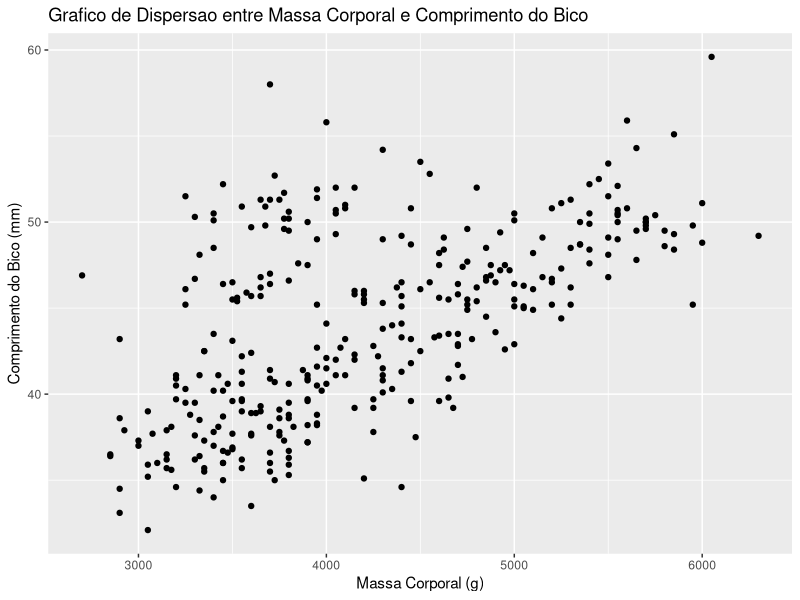
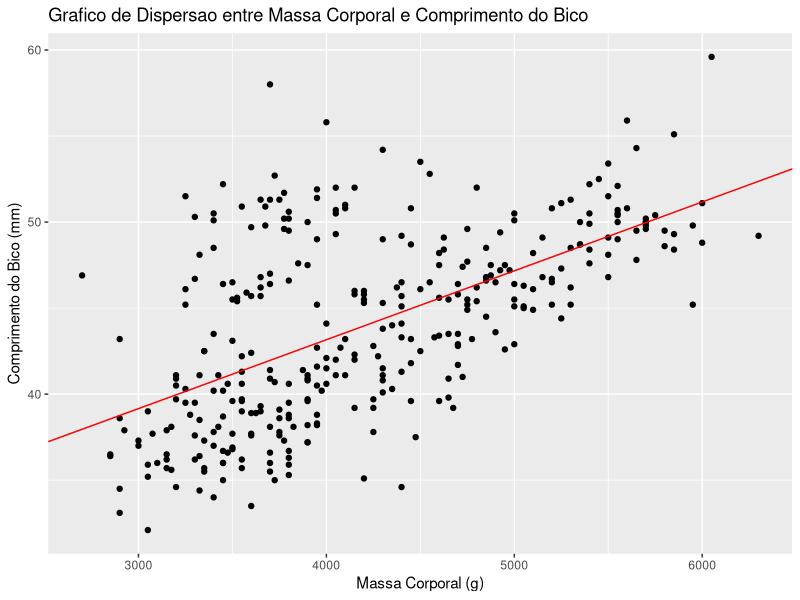
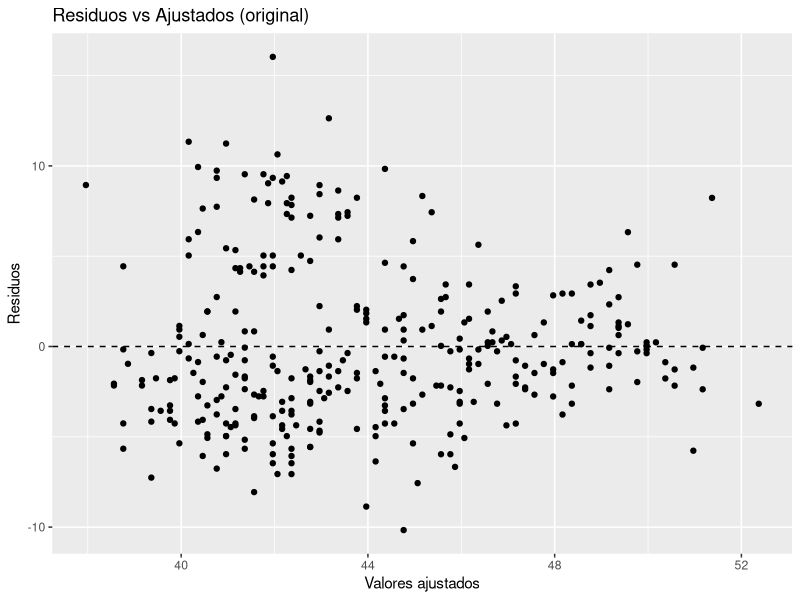
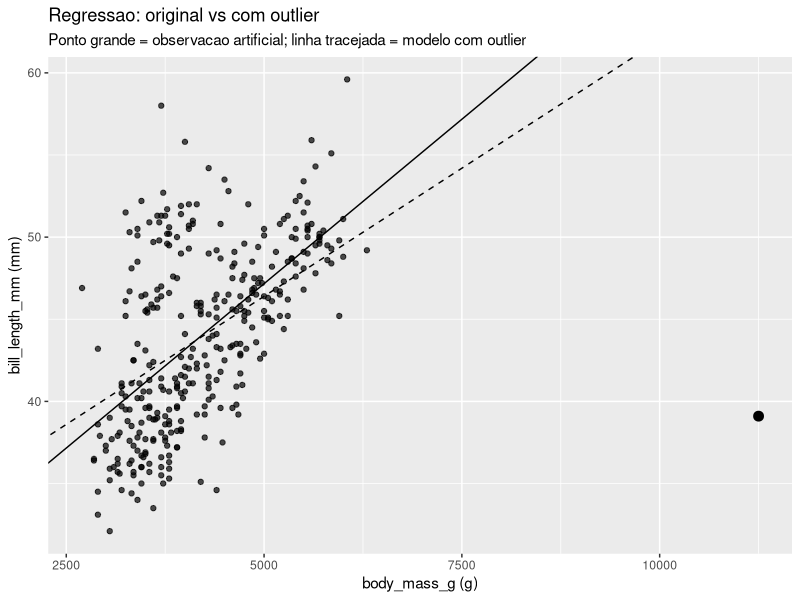

These figures' R source, in order:
# Carregar pacotes necessários
if (!requireNamespace("palmerpenguins", quietly = TRUE)) install.packages("palmerpenguins")
if (!requireNamespace("ggplot2", quietly = TRUE)) install.packages("ggplot2")

library(palmerpenguins)
library(ggplot2)

# Importar dados
penguins_data <- na.omit(penguins)

# Selecionar as colunas relevantes (massa corporal e comprimento do bico)
df <- penguins_data[, c("body_mass_g", "bill_length_mm")]
names(df) <- c("x", "y")  # Renomeando as colunas para x e y

# Verificar os dados
head(df)
     
df <- na.omit(df)  # Remove todas as linhas com valores ausentes

# (1) Gráfico de dispersão
dispersao_g <- ggplot(df, aes(x = x, y = y)) +
  geom_point() +  # Adicionando pontos de dispersão
  labs(
    title = "Grafico de Dispersao entre Massa Corporal e Comprimento do Bico",
    x = "Massa Corporal (g)",
    y = "Comprimento do Bico (mm)"
  )

print(dispersao_g)

# (2) MQO "na mão" (Método dos Mínimos Quadrados)
xv <- df$x
yv <- df$y

xbar <- mean(xv)  # Média de x 
ybar <- mean(yv)  # Média de y 

Sxx <- sum((xv - xbar)^2)
Sxy <- sum((xv - xbar) * (yv - ybar))

# Cálculo (b1) e (b0)
b1_manual <- Sxy / Sxx
b0_manual <- ybar - b1_manual * xbar

cat("Coeficientes da reta de regressão (manual):\n")
cat("  b0 =", b0_manual, "\n")
cat("  b1 =", b1_manual, "\n\n")

# Checagem com lm()
fit <- lm(y ~ x, data = df) 
print(coef(fit)) 
cat("\n")

# Adicionar a reta de regressão ao gráfico de dispersão
dispersao_g_line <- dispersao_g +
  geom_abline(intercept = coef(fit)[1], slope = coef(fit)[2], color = "red")  # Linha da regressão

print(dispersao_g_line)

# (3) Resíduos, RMSE, R² e diagnósticos
res <- resid(fit)
fitted_vals <- fitted(fit)

# Calcular RMSE
rmse <- sqrt(mean(res^2))

# Calcular R² (cálculo direto)
SSE <- sum(res^2)
SST <- sum((yv - mean(yv))^2)
R2  <- 1 - SSE / SST

cat("Qualidade do ajuste (original):\n")
cat("  RMSE =", rmse, "\n")
cat("  R²   =", R2, "\n\n")

# Resíduos vs Ajustados
p_resid <- ggplot(data.frame(fitted = fitted_vals, resid = res),
                  aes(x = fitted, y = resid)) +
  geom_point() +
  geom_hline(yintercept = 0, linetype = 2) +
  labs(
    title = "Residuos vs Ajustados (original)",
    x = "Valores ajustados",
    y = "Residuos"
  )

# Salvar e mostrar o gráfico
print(p_resid)


# (4) Inserindo outlier artificial e repetindo análise
df_out <- df
idx <- 1  # Você pode trocar o índice do pinguim
df_out$x[idx] <- df_out$x[idx] * 3  # Triplica a massa do 1º pinguim (outlier forte)

# Ajuste com os dados com outlier
fit_out <- lm(y ~ x, data = df_out)

# Calcular resíduos para os dados com outlier
res_out <- resid(fit_out)
rmse_out <- sqrt(mean(res_out^2))

SSE_out <- sum(res_out^2)
SST_out <- sum((df_out$y - mean(df_out$y))^2)
R2_out  <- 1 - SSE_out / SST_out

# Comparação de coeficientes e métricas
cmp <- data.frame(
  modelo = c("Original", "Com outlier"),
  b0 = c(coef(fit)[1], coef(fit_out)[1]),
  b1 = c(coef(fit)[2], coef(fit_out)[2]),
  RMSE = c(rmse, rmse_out),
  R2 = c(R2, R2_out)
)

cat("Comparação (original vs com outlier):\n")
print(cmp)
cat("\n")

# Plot comparando as duas retas (original vs com outlier)
p_compare <- ggplot() +
  geom_point(data = df, aes(x = x, y = y), alpha = 0.7) +
  geom_point(data = df_out[idx, , drop = FALSE], aes(x = x, y = y), size = 3) +
  geom_abline(intercept = coef(fit)[1], slope = coef(fit)[2], linetype = 1) +
  geom_abline(intercept = coef(fit_out)[1], slope = coef(fit_out)[2], linetype = 2) +
  labs(
    title = "Regressao: original vs com outlier",
    subtitle = "Ponto grande = observacao artificial; linha tracejada = modelo com outlier",
    x = "body_mass_g (g)",
    y = "bill_length_mm (mm)"
  )

# Salvar e mostrar o gráfico
print(p_compare)